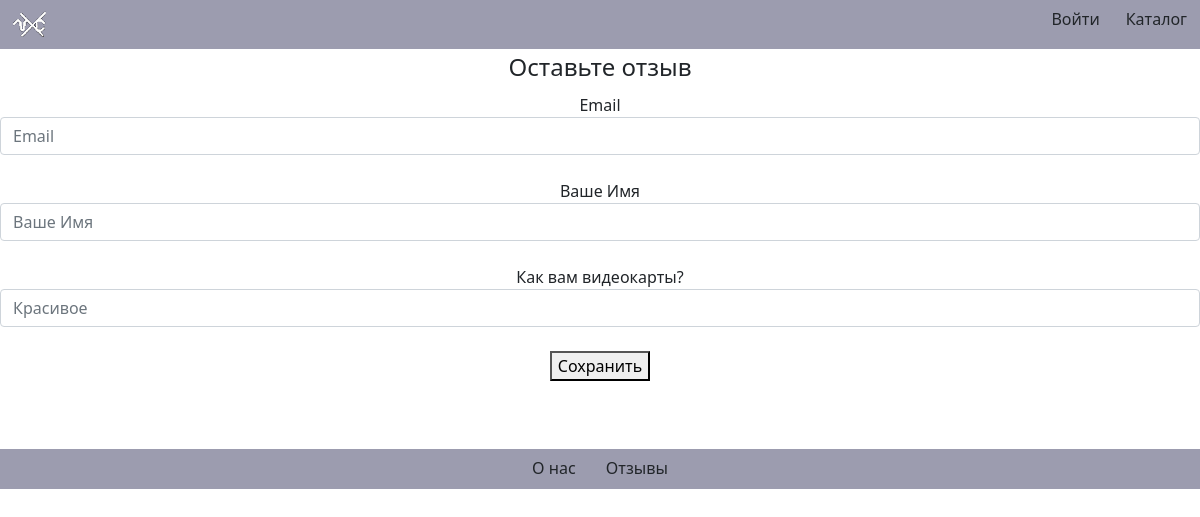
The page /feedback on the database as committed earlier.
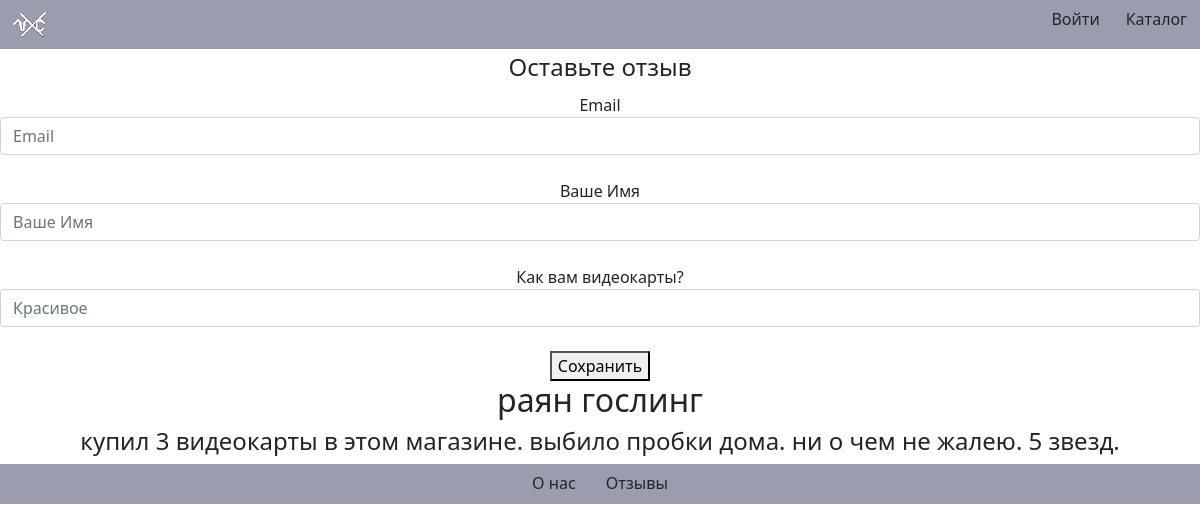
The same page on the database as committed later.
### app/ORM.py (models this page shows)
class Reviews(db.Model):
    id = db.Column(db.Integer, primary_key=True)
    name = db.Column(db.String(80), nullable=False)
    email = db.Column(db.String(80), nullable=False)
    text = db.Column(db.Text)

### app/simple_site.py (the view, shortened to what this page needs)
@app.route('/feedback', methods=["POST", "GET"])
def feedback():
    feedback = Reviews.query.all()
    return render_template('feedback.html', feedback=feedback)

### app/templates/feedback.html
{% extends "base.html" %}
{% block content %}
    <body>
        <div class="text main">
            <form method="POST">
                <fieldset>
                    <legend>Оставьте отзыв</legend>
                    Email<input type="email" size="30" placeholder="Email" name="email"class="form-control"><br>
                    Ваше Имя<input type="text" size="30" placeholder="Ваше Имя" name="name" class="form-control"><br>
                    Как вам видеокарты?<input type="text" size="30" placeholder="Красивое" name="feedback" class="form-control"><br>
                    <button type="submit">Сохранить</button><br>
                </fieldset>
            </form>
            {% for review in feedback %}
                <h2>{{review.name}}<h2>
                <h4>{{review.text}}</h4>
            {% endfor%}
        </div>
    </body>
{% endblock %}

### app/templates/base.html (shortened to what this page needs)
<!DOCTYPE html>
<html>
    <head>
        <link rel="stylesheet" href="{{ url_for('static', filename='bootstrap/css/bootstrap.min.css') }}">
        <link rel="stylesheet" href="{{ url_for('static', filename='mystyle_1.css') }}">
    </head>
    <body>
        <header>
            <a class="btn btn-outline-* align_left" href="/code" role="button"><img src="{{ url_for('static', filename='Logo2.png') }}"></a>
            <a class="btn btn-outline-* align_right" href="/catalog" role="button">Каталог</a>
            {% if session.login %}
                <a class="btn btn-outline-* align_right" href="/{{session.login}}" role="button">{{session.login}}</a>
                <a class="btn btn-outline-* align_right" href="/logout" role="button">Выйти</a>
            {% else %}
                <a class="btn btn-outline-* align_right" href="/login" role="button">Войти</a>
            {% endif%}
        </header>
        {% block content %}
        {% endblock %}
        <footer>
            <div align="center">
                <a class="btn btn-outline-*" href="/about_us" role="button">О нас</a>
                <a class="btn btn-outline-*" href="/feedback" role="button">Отзывы</a>
            </div>
        </footer>
    </body>
</html>

### app/static/mystyle_1.css (style rules this page uses)
.main { min-height: 50vh; height: 89% }
a { color: black; text-decoration-line: none; }
header { width: 100%; background: rgb(156, 156, 175); height: 6%; min-height: 4.5vh; }
footer { bottom:0; width: 100%; background: rgb(156, 156, 175); height: 6%; min-height: 5vh; }
.align_right { float: right; }

### app/templates/base.html (style rules this page uses)
.text { text-align: center; }

Rows that differ between the two databases and show on the page:
added Reviews: name "раян гослинг", text "купил 3 видеокарты в этом магазине. выбило пробки дома. ни о чем не жалею. 5 звезд."
